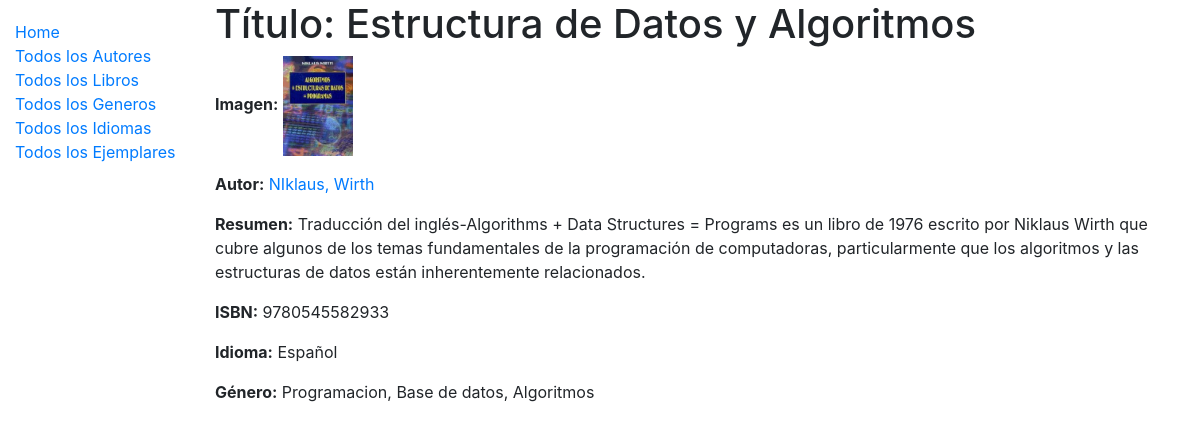
The app's page /catalogo/libro/12 with its own data.
### catalogo/models.py (models this page shows, shortened)
class Libro(models.Model):
    avatar = models.ImageField('Foto', upload_to="photos", null=True, blank=True)
    titulo = models.CharField(max_length=200)
    autor = models.ForeignKey(Autor, on_delete=models.SET_NULL, null=True)
    resumen = models.TextField(max_length=1000, help_text='Ingrese un resumen del libro')
    isbn = models.CharField('ISBN', max_length=13, help_text='13 caracteres <a href="https://www.isbn-international.org/content/what-isbn">ISBN number</a>')
    genero = models.ManyToManyField(Genero, help_text='Seleccione un genero (o varios) para el libro')
    idioma = models.ForeignKey(Idioma, on_delete=models.SET_NULL, null=True)
    def muestra_genero(self) -> str:
        return ', '.join([genero.nombre for genero in self.genero.all()[:3]])

class Autor(models.Model):
    nombre = models.CharField(max_length=50)
    apellido = models.CharField(max_length=50)
    fechaNac = models.DateField(null=True, blank=True)
    fechaDeceso = models.DateField('Fallecio', null=True, blank=True)
    foto = models.ImageField(upload_to='upload/', null=True)
    def __str__(self) -> str:
        return '%s, %s ' % (self.nombre, self.apellido)
    class Meta:
        ordering = ["apellido", "nombre"]

class Idioma(models.Model):
    nombre = models.CharField(max_length=50, help_text="Ingrese un Idioma")
    def __str__(self) -> str:
        return self.nombre

class Genero(models.Model):
    nombre = models.CharField(max_length=50, help_text="Ingrese el nombre del genero (xej.Programacion, BD, SO, etc)")

### catalogo/views.py (the view, shortened to what this page needs)
# urls.py: path('libro/<pk>', views.LibroDetailView.as_view(), name='libro'),
class LibroDetailView(generic.DetailView):
    model = Libro
    template_name = 'libro.html'

### catalogo/templates/libro.html
{% extends "base.html" %}
{% block content %}
    <h1>Título: {{ libro.titulo }}</h1>
    <p><strong>Imagen:</strong> <img src={{ libro.avatar.url }} width="70" height="100"/></p>
    <p><strong>Autor:</strong> <a href="{% url 'autor' libro.autor.id %}">{{ libro.autor }}</a></p>
    <p><strong>Resumen:</strong> {{ libro.resumen }}</p>
    <p><strong>ISBN:</strong> {{ libro.isbn }}</p>
    <p><strong>Idioma:</strong> {{ libro.idioma }}</p>
    <p><strong>Género:</strong> {{ libro.muestra_genero }}</p>
{% endblock %}

### records on screen
Libro: titulo "Estructura de Datos y Algoritmos", avatar (picture), autor "NIklaus, Wirth", resumen "Traducción del inglés-Algorithms + Data Structures = Programs es un libro de 1976 escrito por Niklaus Wirth que cubre algunos de los temas fundamentales de la programación de computadoras, particularmente que los algoritmos y las estructuras de datos están inherentemente relacionados.", isbn "9780545582933", idioma "Español", muestra_genero "Programacion, Base de datos, Algoritmos"
